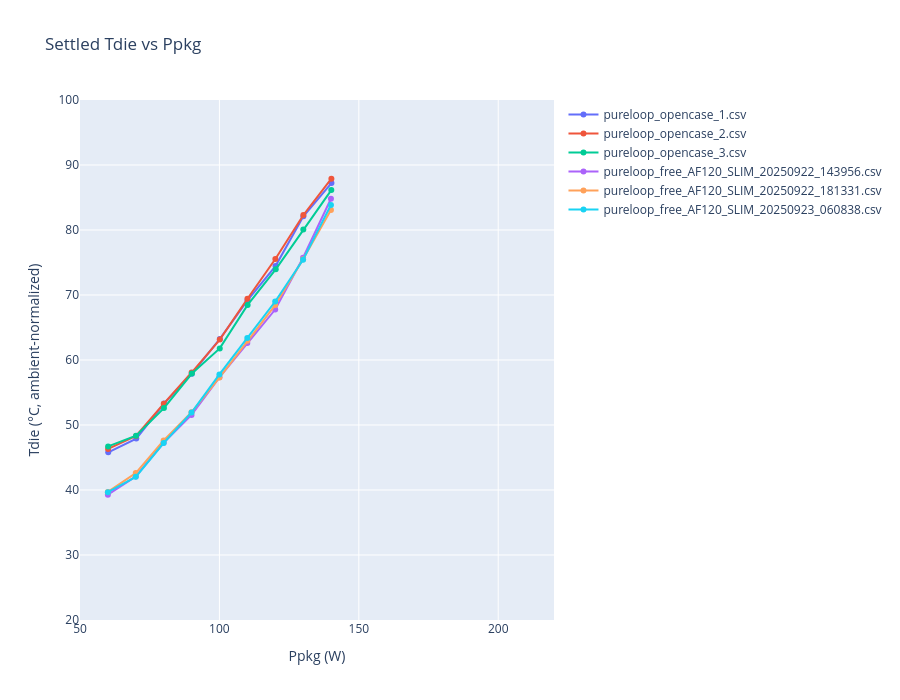

Notebook code for this chart:
### Markdown cell above
### Stock be quiet! Pure Loop 120: settled Tdie vs Ppkg

Same method as the baseline: ambient-normalized settled Tdie per power step, final (throttle-abort) plateau of each run excluded, repeat runs plotted as separate lines.

### Code cell
plot_settled(stock_bequiet_runs)

### Figure 1 — Plotly figure (JSON) as saved in the notebook; plotly's stock layout.template omitted (floating-point values rounded to 4 significant figures)
{"data": [{"mode": "lines+markers", "name": "pureloop_opencase_1.csv", "x": [60.13, 70.19, 80.15, 90.09, 100.2, 110.1, 120.1, 130.1, 140.2], "y": [45.8, 47.91, 53.29, 57.89, 63.24, 69.17, 74.45, 82.1, 87.23], "type": "scatter"}, {"mode": "lines+markers", "name": "pureloop_opencase_2.csv", "x": [60.07, 70.09, 80.04, 90.04, 100.1, 110.1, 120.1, 130.1, 140.2], "y": [46.32, 48.31, 53.28, 58.07, 63.15, 69.43, 75.53, 82.32, 87.9], "type": "scatter"}, {"mode": "lines+markers", "name": "pureloop_opencase_3.csv", "x": [60.09, 70.11, 80.11, 90.12, 100.1, 110.1, 120.2, 130.1, 140.1], "y": [46.71, 48.35, 52.6, 57.92, 61.79, 68.48, 73.95, 80.08, 86.14], "type": "scatter"}, {"mode": "lines+markers", "name": "pureloop_free_AF120_SLIM_20250922_143956.csv", "x": [60.0, 70.0, 80.0, 90.0, 100.0, 110.0, 120.0, 130.0, 140.0], "y": [39.28, 42.09, 47.26, 51.55, 57.33, 62.63, 67.76, 75.74, 84.8], "type": "scatter"}, {"mode": "lines+markers", "name": "pureloop_free_AF120_SLIM_20250922_181331.csv", "x": [60.0, 70.0, 80.0, 90.0, 100.0, 110.0, 120.0, 130.0, 140.0], "y": [39.7, 42.6, 47.62, 51.95, 57.29, 62.96, 68.44, 75.49, 83.06], "type": "scatter"}, {"mode": "lines+markers", "name": "pureloop_free_AF120_SLIM_20250923_060838.csv", "x": [60.0, 70.0, 80.0, 90.0, 100.0, 110.0, 120.0, 130.0, 140.0], "y": [39.66, 42.02, 47.23, 51.92, 57.78, 63.39, 69.0, 75.42, 83.85], "type": "scatter"}], "layout": {"title": {"text": "Settled Tdie vs Ppkg"}, "height": 700, "xaxis": {"title": {"text": "Ppkg (W)"}, "range": [50, 220]}, "yaxis": {"title": {"text": "Tdie (°C, ambient-normalized)"}, "range": [20, 100]}}}
